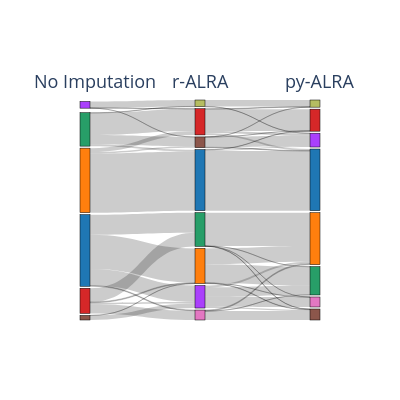

The code cell stored with this chart in its notebook:
### Code cell
import plotly.graph_objects as go

# Define your custom color palette
color_palette = {
    '0': '#1f77b4',
    '1': '#ff7f0e',
    '2': '#279e68',
    '3': '#d62728',
    '4': '#aa40fc',
    '5': '#8c564b',
    '6': '#e377c2',
    '7': '#b5bd61'
}

# Specify the three obs columns you want to visualize
obs1 = "leiden_res_0.7_norm"  # Replace with actual column names
obs2 = "leiden_res_0.7_ralra"
obs3 = "leiden_res_0.7_pyalra"

# Extract relevant data
df = adata_norm.obs[[obs1, obs2, obs3]].dropna()

# Get unique categories for each column (cluster numbers)
categories1 = df[obs1].unique()
categories2 = df[obs2].unique()
categories3 = df[obs3].unique()

category_dict = {}
node_index = 0
for category in categories1:
    category_dict[f"{obs1}_{category}"] = node_index
    node_index += 1
for category in categories2:
    category_dict[f"{obs2}_{category}"] = node_index
    node_index += 1
for category in categories3:
    category_dict[f"{obs3}_{category}"] = node_index
    node_index += 1

# Function to map each category to a color from the color_palette
def map_color_to_category(category):
    return color_palette.get(str(category), '#888888')  # Default to gray if not found in palette

# Create color list for nodes based on the categories using the custom palette
node_colors = []
for category in categories1:
    node_colors.append(map_color_to_category(category))
for category in categories2:
    node_colors.append(map_color_to_category(category))
for category in categories3:
    node_colors.append(map_color_to_category(category))

# Create links (source, target, value)
links = []

# Define a function to add links between stages
def add_links(src_col, tgt_col):
    grouped = df.groupby([src_col, tgt_col]).size().reset_index(name="count")
    for _, row in grouped.iterrows():
        links.append({
            "source": category_dict[f"{src_col}_{row[src_col]}"],
            "target": category_dict[f"{tgt_col}_{row[tgt_col]}"],
            "value": row["count"]
        })

# Add links for each transition between columns
add_links(obs1, obs2)
add_links(obs2, obs3)

# Convert links into Sankey format
sankey_data = go.Sankey(
    node=dict(
        pad=2,
        thickness=10,
        line=dict(color="black", width=0.5),
        label=[""] * len(category_dict),  # Empty label to remove cluster names
        color=node_colors  # Apply colors to nodes
    ),
    link=dict(
        source=[l["source"] for l in links],
        target=[l["target"] for l in links],
        value=[l["value"] for l in links]
    )
)

# Add annotations to label each column (obs) at the top or bottom
annotations = [
    dict(
        x=-0.2,  # Adjust based on where the first column is placed
        y=1.15,  # Place it slightly above the top
        text='No Imputation',
        showarrow=False,
        font=dict(size=18)
    ),
    dict(
        x=0.5,  # Adjust based on where the second column is placed
        y=1.15,  # Place it slightly above the top
        text='r-ALRA',
        showarrow=False,
        font=dict(size=18)
    ),
    dict(
        x=1.15,  # Adjust based on where the third column is placed
        y=1.15,  # Place it slightly above the top
        text='py-ALRA',
        showarrow=False,
        font=dict(size=18)
    )
]

fig = go.Figure(sankey_data)
fig.update_layout(
    font_size=24,
    annotations=annotations,
    width=400,  # Reduce the width of the plot
    height=400  # You can adjust the height as well if needed
)

# Save the figure as a PDF
fig.write_image('/storage/Implem/pyALRA/pyALRA/plots/umap/alluvial.pdf', scale=2)

# Show the figure
fig.show()

### Figure 1 — Plotly figure (JSON) as saved in the notebook; plotly's stock layout.template omitted (floating-point values rounded to 4 significant figures)
{"data": [{"link": {"source": [3, 3, 3, 3, 3, 3, 3, 3, 2, 2, 2, 2, 2, 2, 2, 2, 1, 1, 1, 1, 1, 1, 1, 1, 4, 4, 4, 4, 4, 4, 4, 4, 0, 0, 0, 0, 0, 0, 0, 0, 5, 5, 5, 5, 5, 5, 5, 5, 8, 8, 8, 8, 8, 8, 8, 8, 13, 13, 13, 13, 13, 13, 13, 13, 10, 10, 10, 10, 10, 10, 10, 10, 7, 7, 7, 7, 7, 7, 7, 7, 11, 11, 11, 11, 11, 11, 11, 11, 9, 9, 9, 9, 9, 9, 9, 9, 12, 12, 12, 12, 12, 12, 12, 12, 6, 6, 6, 6, 6, 6, 6, 6], "target": [8, 13, 10, 7, 11, 9, 12, 6, 8, 13, 10, 7, 11, 9, 12, 6, 8, 13, 10, 7, 11, 9, 12, 6, 8, 13, 10, 7, 11, 9, 12, 6, 8, 13, 10, 7, 11, 9, 12, 6, 8, 13, 10, 7, 11, 9, 12, 6, 17, 18, 19, 16, 15, 20, 21, 14, 17, 18, 19, 16, 15, 20, 21, 14, 17, 18, 19, 16, 15, 20, 21, 14, 17, 18, 19, 16, 15, 20, 21, 14, 17, 18, 19, 16, 15, 20, 21, 14, 17, 18, 19, 16, 15, 20, 21, 14, 17, 18, 19, 16, 15, 20, 21, 14, 17, 18, 19, 16, 15, 20, 21, 14], "value": [0, 2734, 1603, 0, 1315, 0, 58, 0, 4726, 0, 0, 310, 0, 109, 0, 0, 138, 0, 0, 1761, 0, 744, 0, 23, 0, 68, 1087, 0, 116, 0, 737, 0, 0, 0, 0, 22, 0, 3, 0, 509, 0, 2, 0, 0, 362, 0, 0, 0, 4756, 0, 0, 19, 89, 0, 0, 0, 0, 1257, 1500, 0, 0, 39, 8, 0, 0, 2659, 8, 0, 0, 21, 2, 0, 127, 0, 0, 1737, 185, 0, 0, 44, 0, 152, 748, 0, 0, 105, 788, 0, 31, 0, 0, 1, 822, 0, 0, 2, 0, 79, 3, 0, 0, 713, 0, 0, 0, 0, 0, 0, 7, 0, 0, 525]}, "node": {"color": ["#aa40fc", "#279e68", "#ff7f0e", "#1f77b4", "#d62728", "#8c564b", "#b5bd61", "#d62728", "#1f77b4", "#8c564b", "#279e68", "#aa40fc", "#e377c2", "#ff7f0e", "#b5bd61", "#aa40fc", "#d62728", "#1f77b4", "#ff7f0e", "#279e68", "#8c564b", "#e377c2"], "label": ["", "", "", "", "", "", "", "", "", "", "", "", "", "", "", "", "", "", "", "", "", ""], "line": {"color": "black", "width": 0.5}, "pad": 2, "thickness": 10}, "type": "sankey"}], "layout": {"annotations": [{"font": {"size": 18}, "showarrow": false, "text": "No Imputation", "x": -0.2, "y": 1.15}, {"font": {"size": 18}, "showarrow": false, "text": "r-ALRA", "x": 0.5, "y": 1.15}, {"font": {"size": 18}, "showarrow": false, "text": "py-ALRA", "x": 1.15, "y": 1.15}], "font": {"size": 24}, "height": 400, "width": 400}}
